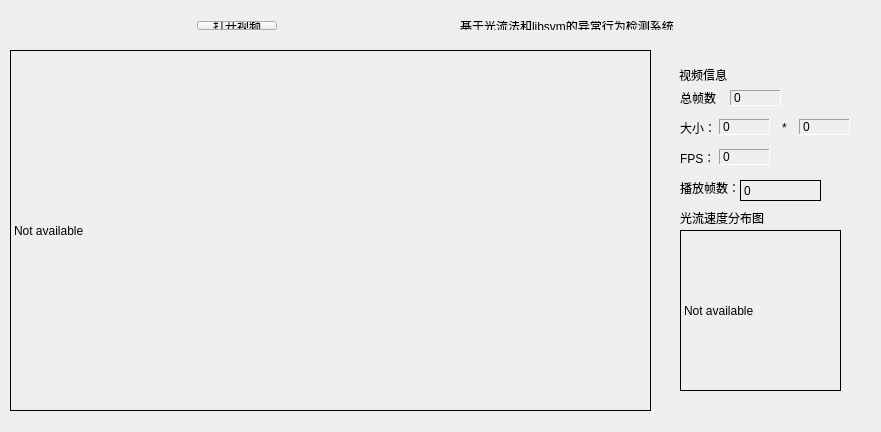
<?xml version="1.0" encoding="UTF-8"?>
<ui version="4.0">
 <class>testWidgetClass</class>
 <widget class="QWidget" name="testWidgetClass">
  <property name="geometry">
   <rect>
    <x>0</x>
    <y>0</y>
    <width>881</width>
    <height>432</height>
   </rect>
  </property>
  <property name="windowTitle">
   <string>异常行为检测系统</string>
  </property>
  <widget class="QWidget" name="horizontalLayoutWidget">
   <property name="geometry">
    <rect>
     <x>10</x>
     <y>10</y>
     <width>851</width>
     <height>31</height>
    </rect>
   </property>
   <layout class="QHBoxLayout" name="horizontalLayout">
    <item>
     <spacer name="horizontalSpacer_2">
      <property name="orientation">
       <enum>Qt::Horizontal</enum>
      </property>
      <property name="sizeHint" stdset="0">
       <size>
        <width>40</width>
        <height>20</height>
       </size>
      </property>
     </spacer>
    </item>
    <item>
     <widget class="QPushButton" name="pushButton">
      <property name="text">
       <string>打开视频</string>
      </property>
     </widget>
    </item>
    <item>
     <spacer name="horizontalSpacer_3">
      <property name="orientation">
       <enum>Qt::Horizontal</enum>
      </property>
      <property name="sizeHint" stdset="0">
       <size>
        <width>40</width>
        <height>20</height>
       </size>
      </property>
     </spacer>
    </item>
    <item>
     <widget class="QLabel" name="intro">
      <property name="text">
       <string>基于光流法和libsvm的异常行为检测系统</string>
      </property>
     </widget>
    </item>
    <item>
     <spacer name="horizontalSpacer">
      <property name="orientation">
       <enum>Qt::Horizontal</enum>
      </property>
      <property name="sizeHint" stdset="0">
       <size>
        <width>40</width>
        <height>20</height>
       </size>
      </property>
     </spacer>
    </item>
   </layout>
  </widget>
  <widget class="QLabel" name="videoInfoLabel">
   <property name="geometry">
    <rect>
     <x>679</x>
     <y>69</y>
     <width>54</width>
     <height>12</height>
    </rect>
   </property>
   <property name="text">
    <string>视频信息</string>
   </property>
  </widget>
  <widget class="QLabel" name="kmeansLabel">
   <property name="geometry">
    <rect>
     <x>680</x>
     <y>210</y>
     <width>91</width>
     <height>16</height>
    </rect>
   </property>
   <property name="text">
    <string>光流速度分布图</string>
   </property>
  </widget>
  <widget class="QLabel" name="kmeansImage">
   <property name="geometry">
    <rect>
     <x>680</x>
     <y>230</y>
     <width>161</width>
     <height>161</height>
    </rect>
   </property>
   <property name="frameShape">
    <enum>QFrame::Box</enum>
   </property>
   <property name="text">
    <string>Not available</string>
   </property>
  </widget>
  <widget class="QLabel" name="frame">
   <property name="geometry">
    <rect>
     <x>730</x>
     <y>90</y>
     <width>51</width>
     <height>16</height>
    </rect>
   </property>
   <property name="frameShape">
    <enum>QFrame::Panel</enum>
   </property>
   <property name="frameShadow">
    <enum>QFrame::Sunken</enum>
   </property>
   <property name="text">
    <string>0</string>
   </property>
  </widget>
  <widget class="QLabel" name="label_2">
   <property name="geometry">
    <rect>
     <x>680</x>
     <y>90</y>
     <width>41</width>
     <height>16</height>
    </rect>
   </property>
   <property name="text">
    <string>总帧数：</string>
   </property>
  </widget>
  <widget class="QLabel" name="label_3">
   <property name="geometry">
    <rect>
     <x>680</x>
     <y>120</y>
     <width>36</width>
     <height>16</height>
    </rect>
   </property>
   <property name="text">
    <string>大小：</string>
   </property>
  </widget>
  <widget class="QLabel" name="Width">
   <property name="geometry">
    <rect>
     <x>719</x>
     <y>119</y>
     <width>51</width>
     <height>16</height>
    </rect>
   </property>
   <property name="frameShape">
    <enum>QFrame::Panel</enum>
   </property>
   <property name="frameShadow">
    <enum>QFrame::Sunken</enum>
   </property>
   <property name="text">
    <string>0</string>
   </property>
  </widget>
  <widget class="QLabel" name="label_6">
   <property name="geometry">
    <rect>
     <x>782</x>
     <y>120</y>
     <width>16</width>
     <height>16</height>
    </rect>
   </property>
   <property name="text">
    <string>*</string>
   </property>
  </widget>
  <widget class="QLabel" name="Height">
   <property name="geometry">
    <rect>
     <x>799</x>
     <y>119</y>
     <width>51</width>
     <height>16</height>
    </rect>
   </property>
   <property name="frameShape">
    <enum>QFrame::Panel</enum>
   </property>
   <property name="frameShadow">
    <enum>QFrame::Sunken</enum>
   </property>
   <property name="text">
    <string>0</string>
   </property>
  </widget>
  <widget class="QLabel" name="FPS">
   <property name="geometry">
    <rect>
     <x>719</x>
     <y>149</y>
     <width>51</width>
     <height>16</height>
    </rect>
   </property>
   <property name="frameShape">
    <enum>QFrame::Panel</enum>
   </property>
   <property name="frameShadow">
    <enum>QFrame::Sunken</enum>
   </property>
   <property name="text">
    <string>0</string>
   </property>
  </widget>
  <widget class="QLabel" name="label_7">
   <property name="geometry">
    <rect>
     <x>680</x>
     <y>150</y>
     <width>30</width>
     <height>16</height>
    </rect>
   </property>
   <property name="text">
    <string>FPS：</string>
   </property>
  </widget>
  <widget class="QLabel" name="playVideo">
   <property name="geometry">
    <rect>
     <x>10</x>
     <y>50</y>
     <width>641</width>
     <height>361</height>
    </rect>
   </property>
   <property name="frameShape">
    <enum>QFrame::Box</enum>
   </property>
   <property name="text">
    <string>Not available</string>
   </property>
  </widget>
  <widget class="QLabel" name="label">
   <property name="geometry">
    <rect>
     <x>680</x>
     <y>180</y>
     <width>71</width>
     <height>16</height>
    </rect>
   </property>
   <property name="text">
    <string>播放帧数：</string>
   </property>
  </widget>
  <widget class="QLabel" name="frameNumber">
   <property name="geometry">
    <rect>
     <x>740</x>
     <y>180</y>
     <width>81</width>
     <height>21</height>
    </rect>
   </property>
   <property name="frameShape">
    <enum>QFrame::Box</enum>
   </property>
   <property name="text">
    <string>0</string>
   </property>
  </widget>
 </widget>
 <layoutdefault spacing="6" margin="11"/>
 <resources>
  <include location="testwidget.qrc"/>
 </resources>
 <connections>
  <connection>
   <sender>pushButton</sender>
   <signal>clicked()</signal>
   <receiver>testWidgetClass</receiver>
   <slot>sPlayVideo()</slot>
   <hints>
    <hint type="sourcelabel">
     <x>314</x>
     <y>23</y>
    </hint>
    <hint type="destinationlabel">
     <x>431</x>
     <y>47</y>
    </hint>
   </hints>
  </connection>
 </connections>
 <slots>
  <slot>sShowInfo()</slot>
  <slot>sPlayVideo()</slot>
 </slots>
</ui>
